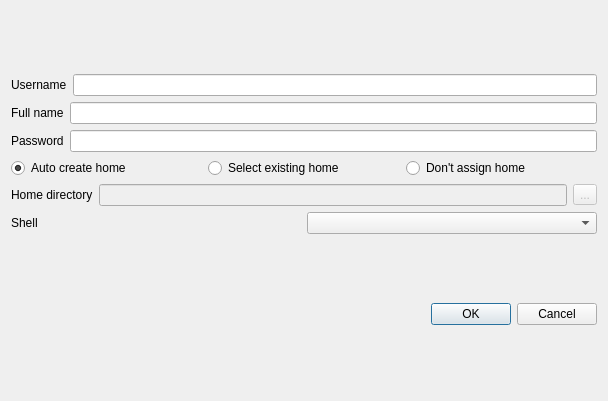
<?xml version="1.0" encoding="UTF-8"?>
<ui version="4.0">
 <class>UserAddDialog</class>
 <widget class="QDialog" name="UserAddDialog">
  <property name="geometry">
   <rect>
    <x>0</x>
    <y>0</y>
    <width>608</width>
    <height>401</height>
   </rect>
  </property>
  <property name="windowTitle">
   <string>Add a user</string>
  </property>
  <layout class="QVBoxLayout" name="verticalLayout">
   <item>
    <layout class="QGridLayout" name="grid_layout">
     <item row="4" column="0">
      <layout class="QHBoxLayout" name="home_choice_layout">
       <item>
        <widget class="QRadioButton" name="auto_home_button">
         <property name="text">
          <string>Auto create home</string>
         </property>
         <property name="checked">
          <bool>true</bool>
         </property>
         <attribute name="buttonGroup">
          <string notr="true">home_button_group</string>
         </attribute>
        </widget>
       </item>
       <item>
        <widget class="QRadioButton" name="existing_home_button">
         <property name="text">
          <string>Select existing home</string>
         </property>
         <attribute name="buttonGroup">
          <string notr="true">home_button_group</string>
         </attribute>
        </widget>
       </item>
       <item>
        <widget class="QRadioButton" name="no_home_button">
         <property name="text">
          <string>Don't assign home</string>
         </property>
         <attribute name="buttonGroup">
          <string notr="true">home_button_group</string>
         </attribute>
        </widget>
       </item>
      </layout>
     </item>
     <item row="5" column="0">
      <layout class="QHBoxLayout" name="home_select_layout">
       <item>
        <widget class="QLabel" name="home_label">
         <property name="text">
          <string>Home directory</string>
         </property>
        </widget>
       </item>
       <item>
        <widget class="QLineEdit" name="home_dir_edit">
         <property name="enabled">
          <bool>false</bool>
         </property>
        </widget>
       </item>
       <item>
        <widget class="QToolButton" name="file_browser_button">
         <property name="enabled">
          <bool>false</bool>
         </property>
         <property name="text">
          <string>...</string>
         </property>
        </widget>
       </item>
      </layout>
     </item>
     <item row="6" column="0">
      <layout class="QHBoxLayout" name="shell_layout">
       <item>
        <widget class="QLabel" name="shell_label">
         <property name="text">
          <string>Shell</string>
         </property>
        </widget>
       </item>
       <item>
        <widget class="QComboBox" name="shells_box"/>
       </item>
      </layout>
     </item>
     <item row="3" column="0">
      <layout class="QHBoxLayout" name="password_layout">
       <item>
        <widget class="QLabel" name="password_label">
         <property name="text">
          <string>Password</string>
         </property>
        </widget>
       </item>
       <item>
        <widget class="QLineEdit" name="password_edit">
         <property name="echoMode">
          <enum>QLineEdit::EchoMode::Password</enum>
         </property>
        </widget>
       </item>
      </layout>
     </item>
     <item row="1" column="0">
      <layout class="QHBoxLayout" name="name_layout">
       <item>
        <widget class="QLabel" name="user_name_label">
         <property name="text">
          <string>Username</string>
         </property>
        </widget>
       </item>
       <item>
        <widget class="QLineEdit" name="user_name_edit"/>
       </item>
      </layout>
     </item>
     <item row="2" column="0">
      <layout class="QHBoxLayout" name="full_name_layout">
       <item>
        <widget class="QLabel" name="full_name_label">
         <property name="text">
          <string>Full name</string>
         </property>
        </widget>
       </item>
       <item>
        <widget class="QLineEdit" name="full_name_edit"/>
       </item>
      </layout>
     </item>
    </layout>
   </item>
   <item>
    <widget class="QDialogButtonBox" name="button_box">
     <property name="orientation">
      <enum>Qt::Orientation::Horizontal</enum>
     </property>
     <property name="standardButtons">
      <set>QDialogButtonBox::StandardButton::Cancel|QDialogButtonBox::StandardButton::Ok</set>
     </property>
    </widget>
   </item>
  </layout>
 </widget>
 <resources/>
 <connections>
  <connection>
   <sender>button_box</sender>
   <signal>accepted()</signal>
   <receiver>UserAddDialog</receiver>
   <slot>accept()</slot>
   <hints>
    <hint type="sourcelabel">
     <x>248</x>
     <y>254</y>
    </hint>
    <hint type="destinationlabel">
     <x>157</x>
     <y>274</y>
    </hint>
   </hints>
  </connection>
  <connection>
   <sender>button_box</sender>
   <signal>rejected()</signal>
   <receiver>UserAddDialog</receiver>
   <slot>reject()</slot>
   <hints>
    <hint type="sourcelabel">
     <x>316</x>
     <y>260</y>
    </hint>
    <hint type="destinationlabel">
     <x>286</x>
     <y>274</y>
    </hint>
   </hints>
  </connection>
 </connections>
 <buttongroups>
  <buttongroup name="home_button_group"/>
 </buttongroups>
</ui>
